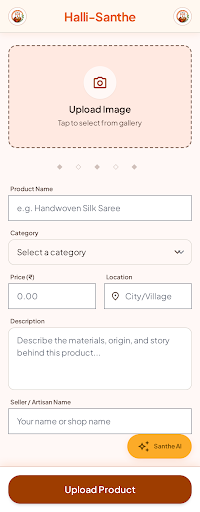
#> input picture stitch_screens/add_product.png, 200 x 512 px
$ python generate_app_icon.py stitch_screens/add_product.png
#> lines starting #> are read from the running program, lines starting #| are printed output that depends on the picture
#> in main, img is the input picture: PIL image 200x512 RGB; mean R, G, B 246, 232.4, 225
#!/usr/bin/env python3
"""
Generate Android app launcher icons from a source image.
Usage: python generate_app_icon.py <path_to_source_image>
"""

import sys
import os
from pathlib import Path
from PIL import Image

# Launcher icon sizes (48dp base)
SIZES = {
    "mipmap-mdpi": 48,
    "mipmap-hdpi": 72,
    "mipmap-xhdpi": 96,
    "mipmap-xxhdpi": 144,
    "mipmap-xxxhdpi": 192,
}


def make_square(img):
    """Crop image to a centered square."""
    w, h = img.size
#> w = 200; h = 512
    if w == h:
        return img
    min_dim = min(w, h)
#> min_dim = 200
    left = (w - min_dim) // 2
#> left = 0
    top = (h - min_dim) // 2
#> top = 156
    return img.crop((left, top, left + min_dim, top + min_dim))
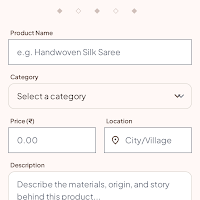
#> returned value: PIL image 200x200 RGB; mean R, G, B 249.5, 245.2, 244.1


def create_round_icon(img, size):
    """Create a circular masked icon."""
    img = img.resize((size, size), Image.LANCZOS)
    mask = Image.new("L", (size, size), 0)
    from PIL import ImageDraw
    draw = ImageDraw.Draw(mask)
    draw.ellipse((0, 0, size, size), fill=255)
    img = img.convert("RGBA")
    result = Image.new("RGBA", (size, size), (0, 0, 0, 0))
    result.paste(img, (0, 0), mask)
    return result


def main():
    if len(sys.argv) < 2:
        print("Usage: python generate_app_icon.py <path_to_source_image>")
        print("Example: python generate_app_icon.py app_icon.png")
        sys.exit(1)

    source_path = sys.argv[1]
    if not os.path.exists(source_path):
        print("Error: File not found: " + source_path)
        sys.exit(1)

    img = Image.open(source_path)
    img = make_square(img)
    print("Source image squared to: " + str(img.size))
#| Source image squared to: (200, 200)

    res_dir = Path(__file__).parent / "app" / "src" / "main" / "res"

    # Replace adaptive icon foreground drawable with user image
    drawable_dir = res_dir / "drawable"
    fg_xml = drawable_dir / "ic_launcher_foreground.xml"
    if fg_xml.exists():
        fg_xml.unlink()
        print("Removed old: " + str(fg_xml))

    fg_png = drawable_dir / "ic_launcher_foreground.png"
    adaptive_img = img.resize((288, 288), Image.LANCZOS).convert("RGBA")
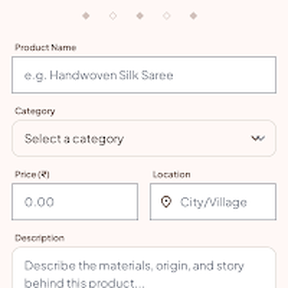
#> adaptive_img: PIL image 288x288 RGBA; mean R, G, B, A 249, 244.9, 243.8, 255
    adaptive_img.save(str(fg_png), "PNG")
    print("Saved adaptive foreground: " + str(fg_png))

    # Generate square launcher icons
    for folder, size in SIZES.items():
        out_dir = res_dir / folder
        out_dir.mkdir(parents=True, exist_ok=True)
        resized = img.resize((size, size), Image.LANCZOS)
        out_path = out_dir / "ic_launcher.webp"
        resized.save(str(out_path), "WEBP", quality=90, method=6)
        print("Saved: " + str(out_path))
#> this loop made 5 passes
#> pass 1, in main, `resized = img.resize((size, size), Image.LANCZOS)`:
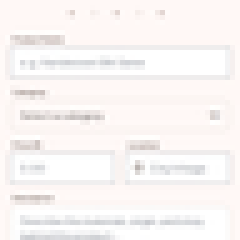
#> resized: PIL image 48x48 RGB (shown 5 times larger); mean R, G, B 249.1, 245, 243.9
#> pass 2, in main, `resized = img.resize((size, size), Image.LANCZOS)`:
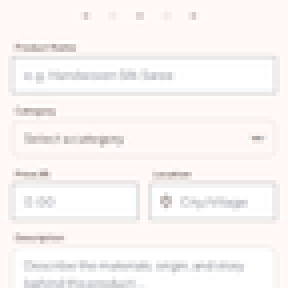
#> resized: PIL image 72x72 RGB (shown 4 times larger); mean R, G, B 249, 245, 243.9
#> pass 3, in main, `resized = img.resize((size, size), Image.LANCZOS)`:
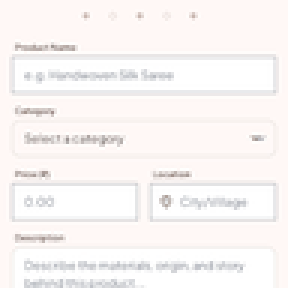
#> resized: PIL image 96x96 RGB (shown 3 times larger); mean R, G, B 248.9, 244.9, 243.8
#> after the loop:
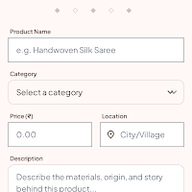
#> resized: PIL image 192x192 RGB; mean R, G, B 249, 244.8, 243.8

    # Generate round launcher icons
    for folder, size in SIZES.items():
        out_dir = res_dir / folder
        out_dir.mkdir(parents=True, exist_ok=True)
        round_img = create_round_icon(img, size)
        out_path = out_dir / "ic_launcher_round.webp"
        round_img.save(str(out_path), "WEBP", quality=90, method=6)
        print("Saved: " + str(out_path))

    print("\nDone! App icons generated successfully.")
    print("Rebuild the app to see the new icon.")


if __name__ == "__main__":
    main()

$ run again, on stitch_screens/login_register_seller.png
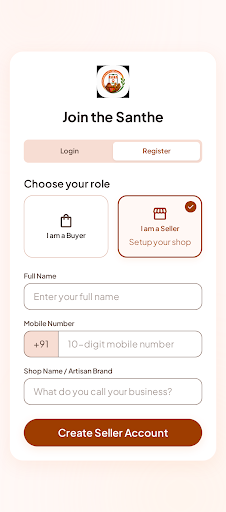
#> input picture stitch_screens/login_register_seller.png, 226 x 512 px
#> in main, img is the input picture: PIL image 226x512 RGB; mean R, G, B 246.9, 238.3, 234.3
#| Source image squared to: (226, 226)
#> after the loop in main, `for folder, size in SIZES.items():`:
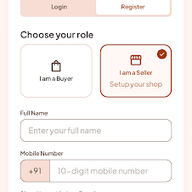
#> resized: PIL image 192x192 RGB; mean R, G, B 249.2, 244.5, 242.8
#> after the loop in main, `for folder, size in SIZES.items():`:
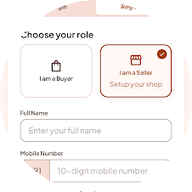
#> round_img: PIL image 192x192 RGBA; mean R, G, B, A 196.7, 193.5, 192.3, 202; transparent parts drawn white
